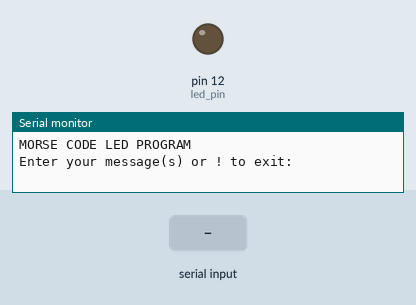
Recording of a sketch running on a simulated Arduino Uno, built with avr-gcc and run on an emulated ATmega328P. Shown: output pins drawn as LEDs (lit = HIGH), the last lines printed to the serial monitor. The test bench sets the inputs (shaded band).

Above: at 1.2 s.
1.3 s: "90,45\n" received over Serial
At 1.7 s:
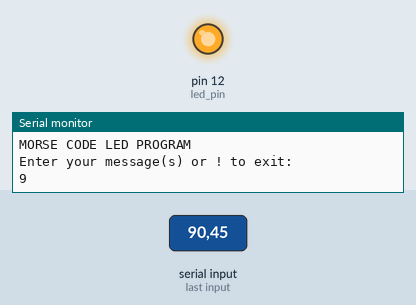
Timing chart, 0 to 10.2 s (numbered marks = the images above; inputs shaded):
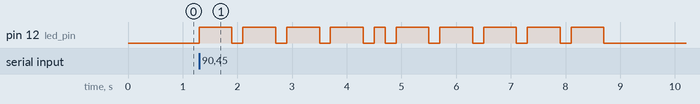

Measured:
- after the input at 1.3 s, pin 12 (led_pin): goes 4 × (HIGH 0.60 s, LOW 0.20 s), HIGH 0.20 s, 5 × (LOW 0.20 s, HIGH 0.60 s), then LOW, starting at once

The sketch:

morse-code.ino
```cpp
unsigned int led_pin = 12;
unsigned int dot_duration = 200;
char ch;
bool done = false;

// The numbers 0-9 in Morse code
String numbers[] = {"-----", ".----", "..---", "...--", "....-", ".....", "-....", "--...", "---..", "----."};

void setup() {
  pinMode(led_pin, OUTPUT);
  Serial.begin(9600);

  Serial.println("MORSE CODE LED PROGRAM");
  Serial.println("");
  Serial.println("Enter your message(s) or ! to exit: ");
}

void loop() {
  while (!done) {
    if (Serial.available()) {
      ch = Serial.read();

      if (ch >= '0' && ch <= '9') {
        Serial.println(ch);
        flash_morse_code(numbers[ch - '0']);
      }
      else {
        if (ch == '!') {
          done = true;
          Serial.println("Your messages were successfully sent. Bye, bye.");
      	}
        else{
        	done = true;
          	Serial.println("The message was not valid.");
        }
      }
    }
  }
}

void flash_morse_code(String morse_code) {
  unsigned int i = 0;

  while (morse_code[i] != NULL) {
    digitalWrite(led_pin, HIGH);

    if (morse_code[i] == '.') {
      delay(dot_duration);
  	}
    else {
    	delay(dot_duration * 3);
  	}

    digitalWrite(led_pin, LOW);
    delay(dot_duration);
    i++;
  }
}
```
